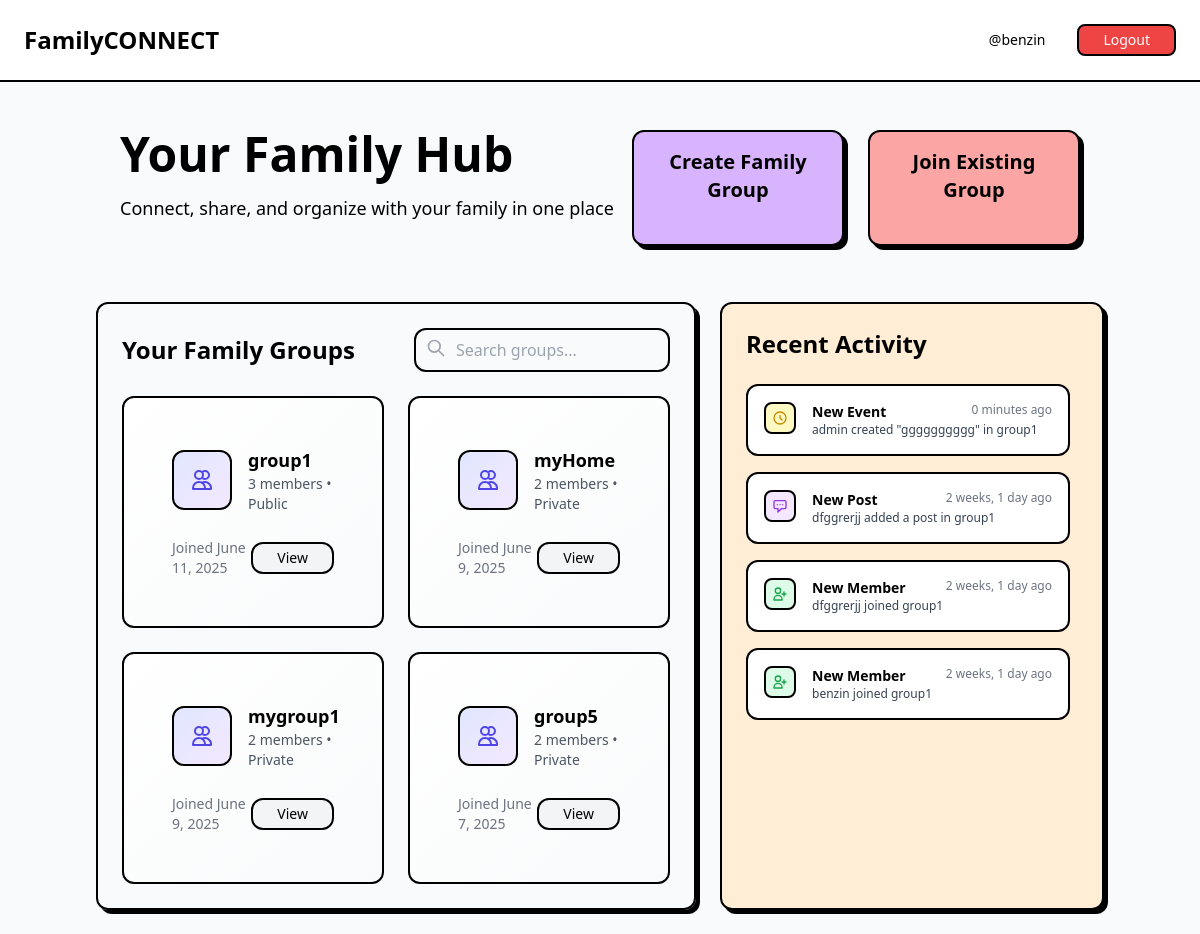
/home/ (signed in), run on the app's committed database.
### apps/users/models.py (models this page shows, shortened)
class CustomUser(AbstractUser):
    profile_picture_url = models.URLField(
        _('profile picture URL'),
        max_length=200,
        blank=True,
        null=True,
        help_text=_("URL to the user's profile picture (optional).")
    )
    contact_info = models.JSONField(
        _('contact information'),
        blank=True,
        null=True,
        help_text=_('Additional contact details (phone, address, etc).')
    )
    role = models.CharField(
        _('user role'),
        max_length=20,
        choices=UserRole.choices,
        default=UserRole.USER,
        help_text=_("User's role on the platform.")
    )
    email = models.EmailField(_('email address'), unique=True, blank=False, null=False)
    def get_full_name(self):
        full_name = f"{self.first_name} {self.last_name}"
        return full_name.strip()

### apps/groups/models.py (models this page shows, shortened)
class FamilyGroup(models.Model):
    id = models.UUIDField(primary_key=True, default=uuid.uuid4, editable=False)
    group_name = models.CharField(max_length=150, unique=True)
    description = models.TextField(blank=True, null=True)
    created_at = models.DateTimeField(default=timezone.now)
    created_by = models.ForeignKey(
        settings.AUTH_USER_MODEL,
        on_delete=models.SET_NULL,
        null=True,
        related_name='created_family_groups'
    )
    admin_user = models.ForeignKey(
        settings.AUTH_USER_MODEL,
        on_delete=models.SET_NULL,
        null=True,
        related_name='admin_of_family_groups'
    )
    is_public = models.BooleanField(default=False)
    invitation_code = models.CharField(max_length=50, unique=True, blank=True, null=True)

class GroupMembership(models.Model):
    class MembershipStatus(models.TextChoices):
        PENDING = 'pending', 'Pending'
        APPROVED = 'approved', 'Approved'
        REJECTED = 'rejected', 'Rejected'
        LEFT = 'left', 'Left'
    class MembershipRole(models.TextChoices):
        MEMBER = 'member', 'Member'
        ADMIN = 'admin', 'Admin'
    id = models.UUIDField(primary_key=True, default=uuid.uuid4, editable=False)
    user = models.ForeignKey(
        settings.AUTH_USER_MODEL,
        on_delete=models.CASCADE,
        related_name='family_group_memberships'
    )
    group = models.ForeignKey(
        FamilyGroup,
        on_delete=models.CASCADE,
        related_name='memberships'
    )
    status = models.CharField(
        max_length=10,
        choices=MembershipStatus.choices,
        default=MembershipStatus.PENDING
    )
    role = models.CharField(
        max_length=10,
        choices=MembershipRole.choices,
        default=MembershipRole.MEMBER
    )
    joined_at = models.DateTimeField(default=timezone.now)
    approved_by = models.ForeignKey(
        settings.AUTH_USER_MODEL,
        on_delete=models.SET_NULL,
        null=True,
        blank=True,
        related_name='approved_memberships'
    )
    class Meta:
        unique_together = ('user', 'group')
        ordering = ['-joined_at']

### apps/events/models.py (models this page shows, shortened)
class Event(models.Model):
    event_id = models.UUIDField(primary_key=True, default=uuid.uuid4, editable=False)
    group = models.ForeignKey(FamilyGroup, on_delete=models.CASCADE, related_name='events')
    event_name = models.CharField(max_length=255)
    description = models.TextField(blank=True, null=True)
    start_time = models.DateTimeField()
    end_time = models.DateTimeField(blank=True, null=True)
    location = models.CharField(max_length=255, blank=True, null=True)
    created_at = models.DateTimeField(auto_now_add=True)
    created_by_user = models.ForeignKey(settings.AUTH_USER_MODEL, on_delete=models.CASCADE)
    is_private = models.BooleanField(default=False)
    rsvp_options = models.JSONField(blank=True, null=True)

### apps/posts/models.py (models this page shows, shortened)
class Post(models.Model):
    post_id = models.UUIDField(primary_key=True, default=uuid.uuid4, editable=False)
    post_type = models.CharField(
        _('post type'),
        max_length=20,
        choices=PostType.choices,
        default=PostType.FAMILY_GROUP_SPECIFIC,
        help_text=_("Defines the audience/scope of the post.")
    )
    content = models.TextField(_('content'), help_text=_("The main text content of the post."))
    media_attachments = models.JSONField(
        _('media attachments'),
        blank=True,
        null=True,
        default=list,
        help_text=_("JSON array of URLs to images or videos attached to the post.")
    )
    created_at = models.DateTimeField(_('created at'), auto_now_add=True)
    created_by_user = models.ForeignKey(
        CustomUser,
        on_delete=models.CASCADE,
        related_name='posts',
        verbose_name=_('created by user')
    )
    group = models.ForeignKey(
        FamilyGroup,
        on_delete=models.CASCADE,
        related_name='posts',
        null=True,
        blank=True,
        verbose_name=_('group'),
        help_text=_("The family group this post belongs to, if applicable.")
    )
    visibility_settings = models.JSONField(
        _('visibility settings'),
        blank=True,
        null=True,
        help_text=_('JSON for more granular visibility rules (e.g., specific members).')
    )
    last_edited_at = models.DateTimeField(_('last edited at'), auto_now=True, null=True, blank=True)
    class Meta:
        verbose_name = _('post')
        verbose_name_plural = _('posts')
        ordering = ['-created_at']

### apps/core/views.py (the view)
# urls.py: path('home/', views.home_page, name='home'),
@login_required
def home_page(request):
    user = request.user
    memberships = GroupMembership.objects.select_related('group').filter(
        user=user,
        status=GroupMembership.MembershipStatus.APPROVED
    )
    group_ids = memberships.values_list('group_id', flat=True)
    groups = []
    for membership in memberships:
        group = membership.group
        groups.append({
            'id': group.id,
            'name': group.group_name,
            'description': group.description,
            'members_count': group.memberships.filter(
                status=GroupMembership.MembershipStatus.APPROVED
            ).count(),
            'joined_date': membership.joined_at.date(),
            'type': 'Public' if group.is_public else 'Private',
        })
    activity_feed = []
    posts = Post.objects.select_related('group', 'created_by_user').filter(
    group_id__in=group_ids,
    post_type=PostType.FAMILY_GROUP_SPECIFIC  # ← correct way
).order_by('-created_at')[:5]
    for post in posts:
        activity_feed.append(Activity("Post", post.created_at, post))
    events = Event.objects.select_related('group', 'created_by_user').filter(
        group_id__in=group_ids
    ).order_by('-start_time')[:5]
    for event in events:
        activity_feed.append(Activity("Event", event.start_time, event))
    joins = GroupMembership.objects.select_related('user', 'group').filter(
        group_id__in=group_ids,
        status=GroupMembership.MembershipStatus.APPROVED
    ).order_by('-joined_at')[:5]
    for join in joins:
        activity_feed.append(Activity("Join", join.joined_at, join))
    activity_feed.sort(key=lambda x: x.timestamp, reverse=True)
    activity_feed = activity_feed[:4]
    context = {
        'user': user,
        'groups': groups,
        'range_list': range(1, 7),
        'activity_feed': activity_feed,
    }
    return render(request, 'core/home.html', context)

### apps/core/templates/core/home.html (shortened to what this page needs)
{% extends "base.html" %}
{% load humanize %}
{% block content %}
<div class="min-h-screen bg-gray-50 flex flex-col lg:flex-row">
  <div class="flex-1">
    <nav class="bg-white border-b-2 border-black p-4 flex justify-between items-center gap-3">
      <h1 class="text-2xl font-bold">FamilyCONNECT</h1>
      <div class="flex items-center gap-2">
        <p class="text-black px-4 py-1 rounded-lg font-medium text-sm">@{{ request.user.username }}</p>
        <a href="{% url 'users:logout' %}" class="bg-red-500 text-white px-4 py-1 rounded-lg border-2 border-black font-medium text-sm hover:shadow-[2px_2px_0px_0px_rgba(0,0,0,1)] transition-all">
          Logout
        </a>
      </div>
    </nav>
    <main class="py-6 md:px-24">
      <div class="mb-8 p-6 flex flex-col md:flex-row justify-between rounded-xl">
        <div>
          <h1 class="text-2xl md:text-5xl font-bold mb-3">Your Family Hub</h1>
          <p class="text-lg mb-6 max-w-2xl">Connect, share, and organize with your family in one place</p>
        </div>
        <div class="flex flex-col sm:flex-row gap-4 max-w-md w-full">
          <a href="{% url 'groups:create_group' %}" class="text-black text-center flex-1 px-6 py-3 text-lg sm:text-xl font-bold bg-purple-300 border-2 border-black rounded-xl shadow-[4px_4px_0px_0px_rgba(0,0,0,1)] hover:shadow-[2px_2px_0px_0px_rgba(0,0,0,1)] transition-all">
            Create Family Group
          </a>
          <a href="{% url 'groups:join_group' %}" class="text-black text-center flex-1 px-6 py-3 text-lg sm:text-xl font-bold bg-red-300 border-2 border-black rounded-xl shadow-[4px_4px_0px_0px_rgba(0,0,0,1)] hover:shadow-[2px_2px_0px_0px_rgba(0,0,0,1)] transition-all">
            Join Existing Group
          </a>
        </div>
      </div>
      <div class="flex flex-col lg:flex-row gap-6">
        <div class="flex-1 rounded-xl  border-2 border-black shadow-[4px_4px_0px_0px_rgba(0,0,0,1)] p-4 md:p-6">
          <div class="flex flex-col md:flex-row justify-between items-start md:items-center mb-6 gap-4">
            <h2 class="text-2xl font-bold">Your Family Groups</h2>
            <div class="relative w-full md:w-64">
              <input type="text" placeholder="Search groups..." class="pl-10 pr-4 py-2 bg-gray-50 rounded-xl border-2 border-black focus:ring-2 focus:ring-indigo-500 w-full" />
              <svg class="absolute left-3 top-2.5 h-5 w-5 text-gray-400" fill="none" stroke="currentColor" viewBox="0 0 24 24">
                <path stroke-linecap="round" stroke-linejoin="round" stroke-width="2" d="M21 21l-6-6m2-5a7 7 0 11-14 0 7 7 0 0114 0z"/>
              </svg>
            </div>
          </div>
          {% if groups %}
          <div class="grid grid-cols-1 md:grid-cols-2 gap-4">
            {% for group in groups %}
            <div class="bg-gradient-to-br from-white to-gray-50 rounded-xl border-2 border-black p-5 hover:shadow-[4px_4px_0px_0px_rgba(0,0,0,1)] transition-all">
              <div class="flex items-center mb-4">
                <div class="bg-gradient-to-br from-indigo-100 to-purple-100 p-3 rounded-xl border-2 border-black mr-4">
                  <svg class="w-6 h-6 text-indigo-600" fill="none" stroke="currentColor" viewBox="0 0 24 24">
                    <path stroke-linecap="round" stroke-linejoin="round" stroke-width="2" d="M12 4.354a4 4 0 110 5.292M15 21H3v-1a6 6 0 0112 0v1zm0 0h6v-1a6 6 0 00-9-5.197M13 7a4 4 0 11-8 0 4 4 0 018 0z"/>
                  </svg>
                </div>
                <div>
                  <h3 class="text-lg font-bold">{{ group.name }}</h3>
                  <p class="text-gray-600 text-sm">{{ group.members_count }} members • {{ group.type }}</p>
                </div>
              </div>
              <div class="flex justify-between items-center text-sm">
                <span class="text-gray-500">Joined {{ group.joined_date }}</span>
                <a href="{% url 'groups:group_dashboard' group.id %}" class="bg-gray-100 px-4 py-1 rounded-xl border-2 border-black font-medium hover:bg-gray-200 transition-all">
                  View
                </a>
              </div>
            </div>
            {% endfor %}
          </div>
          {% endif %}
        </div>
        <div class="lg:w-96 bg-orange-100 rounded-xl border-2 border-black shadow-[4px_4px_0px_0px_rgba(0,0,0,1)] p-4 md:p-6">
          <div class="flex justify-between items-center mb-6">
            <h2 class="text-2xl font-bold">Recent Activity</h2>
          </div>
          <div class="space-y-4 max-h-[600px] overflow-y-auto pr-2">
           {% if activity_feed %}
  {% for activity in activity_feed %}
    <div class="bg-white p-3 rounded-xl border-2 border-black flex items-start gap-3 hover:shadow-[2px_2px_0px_0px_rgba(0,0,0,1)] transition-all">
      {% if activity.type == "Post" %}
        <div class="bg-purple-100 p-1.5 rounded-lg border-2 border-black flex-shrink-0">
          <svg class="w-4 h-4 text-purple-600" fill="none" stroke="currentColor" viewBox="0 0 24 24">
            <path stroke-linecap="round" stroke-linejoin="round" stroke-width="2" d="M8 10h.01M12 10h.01M16 10h.01M9 16H5a2 2 0 01-2-2V6a2 2 0 012-2h14a2 2 0 012 2v8a2 2 0 01-2 2h-5l-5 5v-5z"/>
          </svg>
        </div>
        <div class="flex-1 min-w-0">
          <div class="flex justify-between items-start">
            <h3 class="font-bold text-sm truncate">New Post</h3>
            <span class="text-xs text-gray-500 whitespace-nowrap">{{ activity.timestamp|timesince }} ago</span>
          </div>
          <p class="text-xs text-gray-700 truncate">
            {{ activity.obj.created_by_user.get_full_name|default:activity.obj.created_by_user.username }} added a post in {{ activity.obj.group.group_name }}
          </p>
        </div>
      {% elif activity.type == "Event" %}
        <div class="bg-yellow-100 p-1.5 rounded-lg border-2 border-black flex-shrink-0">
          <svg class="w-4 h-4 text-yellow-600" fill="none" stroke="currentColor" viewBox="0 0 24 24">
            <path stroke-linecap="round" stroke-linejoin="round" stroke-width="2" d="M12 8v4l3 3m6-3a9 9 0 11-18 0 9 9 0 0118 0z"/>
          </svg>
        </div>
        <div class="flex-1 min-w-0">
          <div class="flex justify-between items-start">
            <h3 class="font-bold text-sm truncate">New Event</h3>
            <span class="text-xs text-gray-500 whitespace-nowrap">{{ activity.timestamp|timesince }} ago</span>
          </div>
          <p class="text-xs text-gray-700 truncate">
            {{ activity.obj.created_by_user.get_full_name|default:activity.obj.created_by_user.username }} created "{{ activity.obj.event_name }}" in {{ activity.obj.group.group_name }}
          </p>
        </div>
      {% elif activity.type == "Join" %}
        <div class="bg-green-100 p-1.5 rounded-lg border-2 border-black flex-shrink-0">
          <svg class="w-4 h-4 text-green-600" fill="none" stroke="currentColor" viewBox="0 0 24 24">
            <path stroke-linecap="round" stroke-linejoin="round" stroke-width="2" d="M18 9v3m0 0v3m0-3h3m-3 0h-3m-2-5a4 4 0 11-8 0 4 4 0 018 0zM3 20a6 6 0 0112 0v1H3v-1z"/>
          </svg>
        </div>
        <div class="flex-1 min-w-0">
          <div class="flex justify-between items-start">
            <h3 class="font-bold text-sm truncate">New Member</h3>
            <span class="text-xs text-gray-500 whitespace-nowrap">{{ activity.timestamp|timesince }} ago</span>
          </div>
          <p class="text-xs text-gray-700 truncate">
            {{ activity.obj.user.get_full_name|default:activity.obj.user.username }} joined {{ activity.obj.group.group_name }}
          </p>
        </div>
      {% endif %}
    </div>
  {% endfor %}
{% else %}
  <div class="text-gray-600 text-sm">No recent activity to show.</div>
{% endif %}
          </div>
        </div>
      </div>
    </main>
  </div>
</div>
{% endblock %}

### templates/base.html (style rules this page uses)
* { scrollbar-width: none; -ms-overflow-style: none; }

### data on the page
CustomUser: user.username "benzin"
FamilyGroup: name "group1"
FamilyGroup: name "myHome"
FamilyGroup: name "mygroup1"
FamilyGroup: name "group5"
Event: timestamp "0 minutes", obj.created_by_user.get_full_name "admin", obj.event_name "gggggggggg", obj.group.group_name "group1"
Post: timestamp "2 weeks, 1 day", obj.created_by_user.get_full_name "dfggrerjj", obj.group.group_name "group1"
GroupMembership: timestamp "2 weeks, 1 day", obj.user.get_full_name "dfggrerjj", obj.group.group_name "group1"
GroupMembership: timestamp "2 weeks, 1 day", obj.user.get_full_name "benzin", obj.group.group_name "group1"

### other printed values
{{ group.members_count }} "3" "2" "2" "2"
{{ group.type }} "Public" "Private" "Private" "Private"
{{ group.joined_date }} "June 11, 2025" "June 9, 2025" "June 9, 2025" "June 7, 2025"
